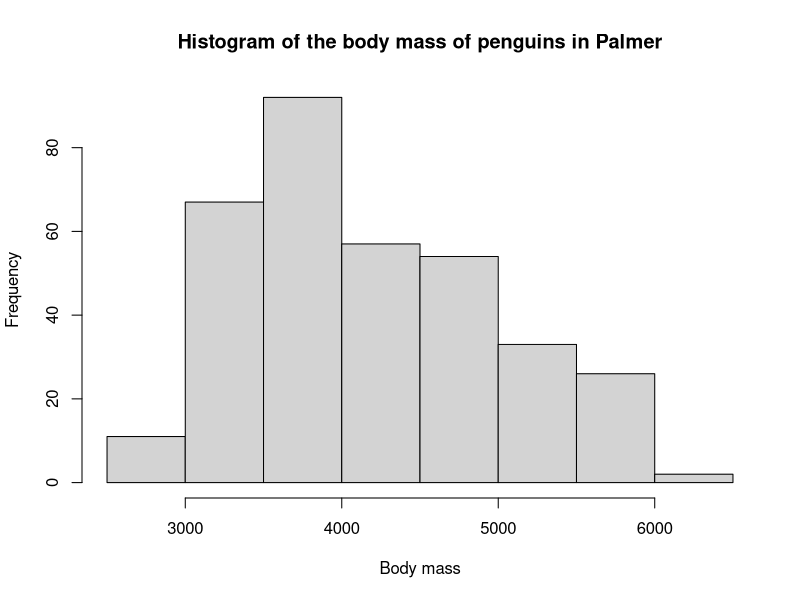
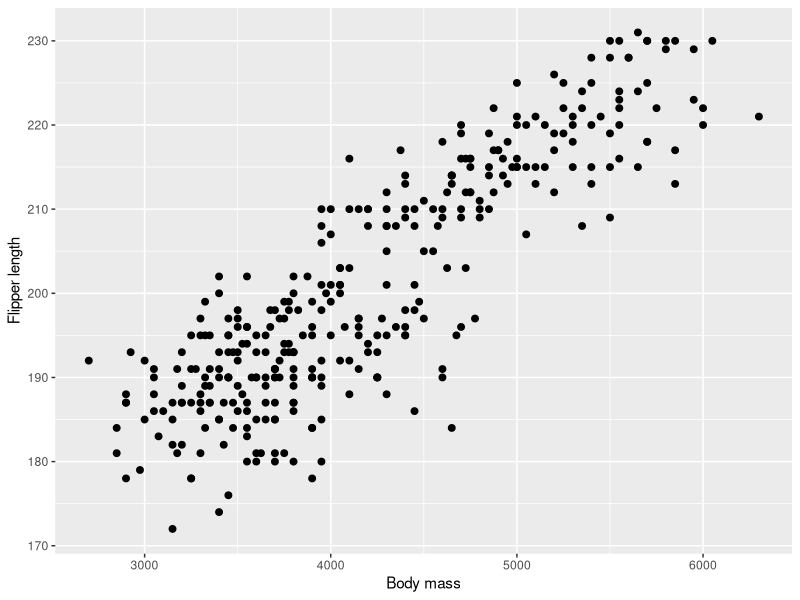

Source code (R) for these figures, in order:
## ---- chunk 1
# Calling my packages 
library("tidyverse")
library("ggplot2")

# install.packages("palmerpenguins") - I already have this installed 

# Working with the penguins data set 
Penguins <- penguins

## Displaying the first six observations 
head(Penguins) 


## ---- chunk 2
# Performing descriptive analytics (excluding missing values)
mean(Penguins$body_mass, na.rm = TRUE) # mean 

sd(Penguins$body_mass, na.rm = TRUE) # standard deviation 

## ---- chunk 3
# Producing a histogram 
hist(
  Penguins$body_mass,
  main = "Histogram of the body mass of penguins in Palmer",
  xlab = "Body mass"
  )
  
## ---- chunk 4
# Creating a scatter plot 
ggplot2::ggplot(Penguins, mapping = aes(x = body_mass, y = flipper_len)) + 
  geom_point(size = 2) + 
  labs(
    x = "Body mass",
    y = "Flipper length"
    )

## ---- chunk 5
# Computing the correlation between body mass and flipper length (excluding the missing observations) 
cor(Penguins$body_mass, Penguins$flipper_len, use = "pairwise.complete.obs") # pairwise deletion to maximise data usage

## ---- chunk 6
# Fitting a simple linear regression model with body mass as the response variable and flipper length as the predictor variable 

bm_fl_model <- lm(body_mass ~ flipper_len, data = Penguins)

summary(bm_fl_model) # Viewing the results of the linear model 

## ---- chunk 7
# Fitting a multiple linear regression with body mass as the response variable, while flipper length and bill length are the predictor variables   

penguins_model <- lm(body_mass ~ flipper_len + bill_len, data = Penguins)
summary(penguins_model) # Viewing the results of the linear model 
